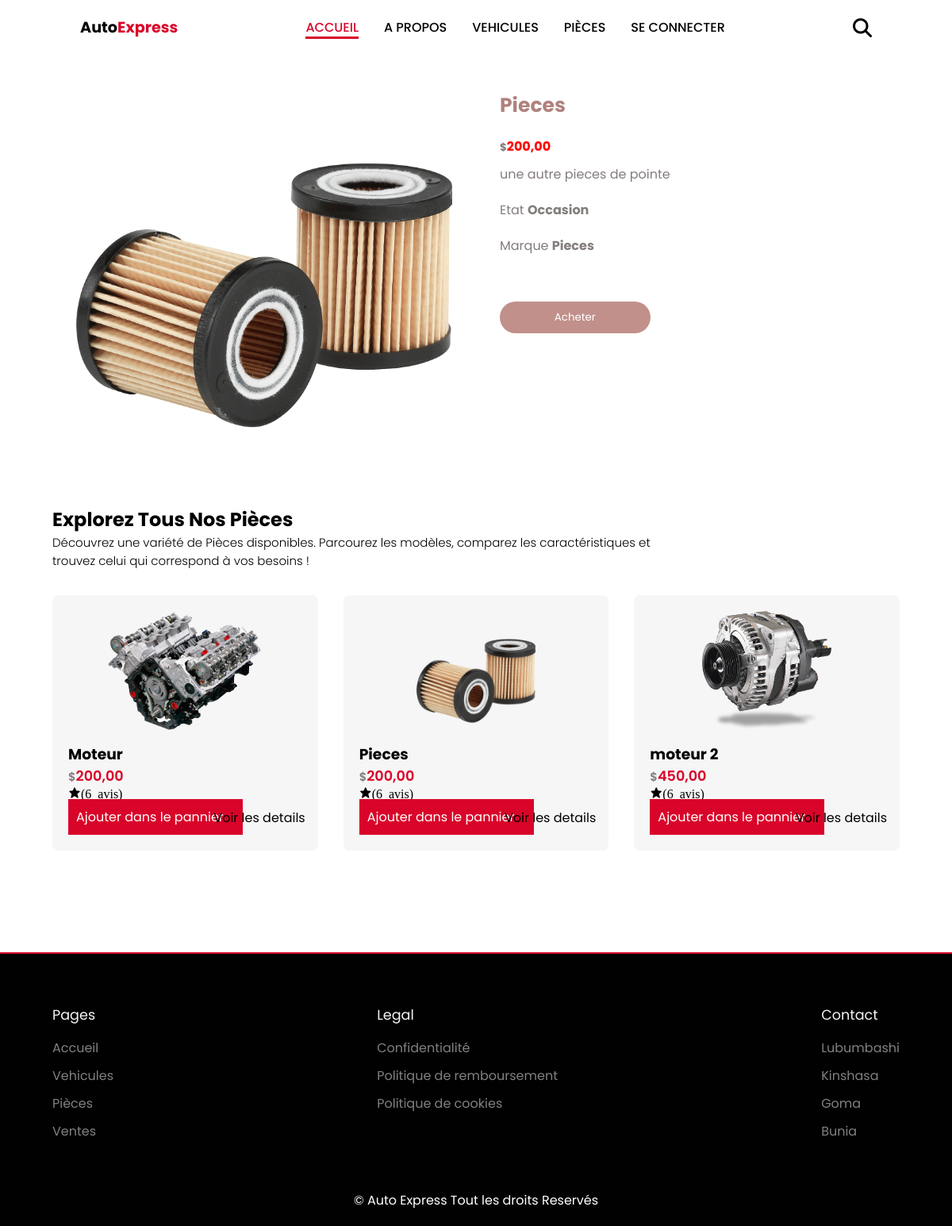
The app's page /pieces_details/4 with its own data.
### car/models.py (models this page shows)
class VehiculeOuPiece(models.Model):
    id = models.AutoField(primary_key=True)
    description = models.TextField()
    date_ajout = models.DateTimeField(auto_now_add=True)
    marque = models.CharField(max_length=100, blank=True, null=True)
    modele = models.CharField(max_length=100, blank=True, null=True)
    prix = models.DecimalField(max_digits=10, decimal_places=2)
    etat = models.CharField(max_length=50, choices=[('Neuf', 'Neuf'), ('Occasion', 'Occasion')], default='Neuf')
    photo = models.ImageField(upload_to="articles_images")

class Piece(VehiculeOuPiece):
    type_piece = models.CharField(max_length=100)

### car/views.py (the view)
# urls.py: path("pieces_details/<int:id>", pieces_details, name="pieces_details"),
def pieces_details(request, id):
    piece_detail = get_object_or_404(Piece, id=id)
    partsAutos = Piece.objects.all()
    return render(request, "cars/piece_detail.html", {"piece_detail": piece_detail, "partsAutos": partsAutos})

### car/templates/cars/piece_detail.html (shortened to what this page needs)
{% extends "base.html" %}
{% block content %}
{% load static %}
<section>
    <div class="container flex container-detail">
      <div class="left">
        <div class="main_image">
          <img src="{{ piece_detail.photo.url }}" class="slide-main-detail">
        </div>
      </div>
      <div class="right">
        <h3 class="details-md">{{ piece_detail.type_piece }}</h3>
        <h4 class="details-price"> <small>$</small>{{ piece_detail.prix }} </h4>
        <p class="paraf-detail">{{ piece_detail.description }}</p>
        <p class="paraf-detail">Etat <strong>{{ piece_detail.etat }}</strong></p>
        <p class="paraf-detail">Marque <strong>{{ piece_detail.marque }}</strong></p>
        <a href="{% url 'sell:achatCar' piece_detail.id %}"><button class="btn-buy">Acheter</button></a>
      </div>
    </div>
  </section>
  <section class="parts" id="parts" style="margin-top: -4rem; margin-bottom: 6rem;">
    <div class="heading container" style="text-align: left;">
      <h2>Explorez Tous Nos Pièces</h2>
      <p>Découvrez une variété de Pièces disponibles. Parcourez les modèles,  comparez les caractéristiques et <br> trouvez celui qui correspond à vos besoins !</p>
    </div>
    <div class="parts-container container">
        {% for partsAuto in partsAutos %}
            <div class="box">
                <img src="{{ partsAuto.photo.url }}" alt="">
                <h3> {{ partsAuto.type_piece }} </h3>
                <span><small>$</small>{{ partsAuto.prix }} </span>
                <i class='bx bxs-star'>(6 avis)</i>
                <a href="{% url 'sell:add_to_cart_piece' partsAuto.id %}" class="btn achat-piece">Ajouter dans le pannier</a>
                <a href="{% url 'car:pieces_details' partsAuto.id %}" class="details">Voir les details</a>
            </div>
        {% endfor %}
    </div>
</section>
{% endblock content %}

### static/css/style.css (style rules this page uses)
* { font-family: 'Poppins', sans-serif; margin: 0; padding: 0; scroll-padding-top: 1rem; scroll-behavior: smooth; list-style: none; box-sizing: border-box; text-decoration: none; }
:root { --main-color:#d90429; --text-color:#020102; --bg-color:#fff; }
section { padding: 4rem 0 2rem; }
img { width: 100%; }
body { color: var(--text-color); }
.container { max-width: 1068px; margin-left: auto; margin-right: auto; }
.btn { padding: 10px 22px; background: var(--main-color); color: var(--bg-color); font-weight: 400; }
.achat-piece { max-width: 220px!important; padding: 10px!important; }
.heading { text-align: center; }
.heading p { font-size: 0.938rem; font-weight: 300; }
.parts-container { display: flex; flex-wrap: wrap; gap: 2rem; margin-top: 2rem; }
.parts-container .box { flex: 1 1 17rem; position: relative; padding: 20px; display: flex; flex-direction: column; background: #f6f6f6; border-radius: 0.5rem; }
.parts-container .box img { width: 100%; height: 150px; object-fit: contain; object-position: center; margin-bottom: 1rem; }
.parts-container .box span { font-size: 1.1rem; font-weight: 600; color: var(--main-color); }
.parts-container .box .btn { max-width: 120px; }
.parts-container .box .details { display: flex; align-items: center; position: absolute; bottom: 1.8rem; right: 1rem; font-size: 1rem; color: var(--text-color); }
.left, .right { width: 50%; padding: 30px; }
.flex { display: flex; justify-content: space-between; }
.main_image { width: auto; height: auto; }
.details-md { color: #af827d; margin: 20px 0 20px 0; font-size: 25px; }
.paraf-detail, small { color: #837D7C; }
.details-price { color: red; }
.paraf-detail { margin: 10px 0 20px 0; line-height: 25px; }
.btn-buy { width: 40%; padding: 10px; border: none; outline: none; background: #C1908B; color: white; margin-top: 8%; border-radius: 30px; margin-bottom: 20%; transition: all .3s ease-in; }

### records on screen
VehiculeOuPiece: photo (picture), prix "200,00", description "une autre pieces de pointe", etat "Occasion", marque "Pieces"
Piece: type_piece "Pieces", photo (picture), prix "200,00"
Piece: photo (picture), type_piece "Moteur", prix "200,00"
Piece: photo (picture), type_piece "moteur 2", prix "450,00"
